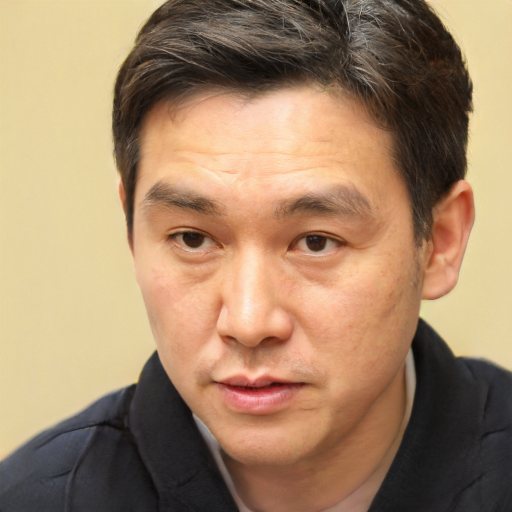
#> input picture data/datasets/tmp/non-smile/1123.png, 1024 x 1024 px, given in place of the camera (shown at 1/2 size)
$ python face_detect.py
#> lines starting #> are read from the running program, lines starting #| are printed output that depends on the picture; after the words box and inside, x2 and y2 are one past the last pixel; in counts of white or black regions, pixels touching at a corner belong together
import cv2
import numpy as np

video = cv2.VideoCapture(0)
facedetect = cv2.CascadeClassifier('data/face/haarcascade_frontalface_default.xml')

faces_data = []
i = 0

while True:
    ret, frame = video.read()
#> frame is the input picture: shape (1024, 1024, 3); mean B, G, R 104.5, 134, 163.7
    gray = cv2.cvtColor(frame, cv2.COLOR_BGR2GRAY)
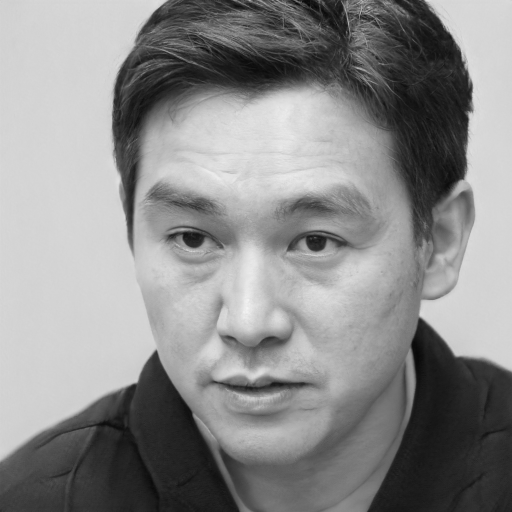
#> gray: shape (1024, 1024) (shown at 1/2 size); min 1, max 245, mean 139.5
    faces = facedetect.detectMultiScale(gray, 1.3, 5)
#> faces = [[171, 198, 714, 714]]
    for (x, y, w, h) in faces:
        crop_img = frame[y:y+h, x:x+w, :]
        resized_img = cv2.resize(crop_img, (50, 50))
        if len(faces_data) <= 100 and i % 10 == 0:
            faces_data.append(resized_img)
        i = i + 1
        cv2.putText(frame, str(len(faces_data)), (50, 50), cv2.FONT_HERSHEY_COMPLEX, 1, (50, 50, 255), 1)
        cv2.rectangle(frame, (x, y), (x+w, y+h), (50, 50, 255), 1)
#> this loop made 1 pass
#> (x, y, w, h, i) on pass 1: (171, 198, 714, 714, 1)
#> pass 1, `crop_img = frame[y:y+h, x:x+w, :]`:
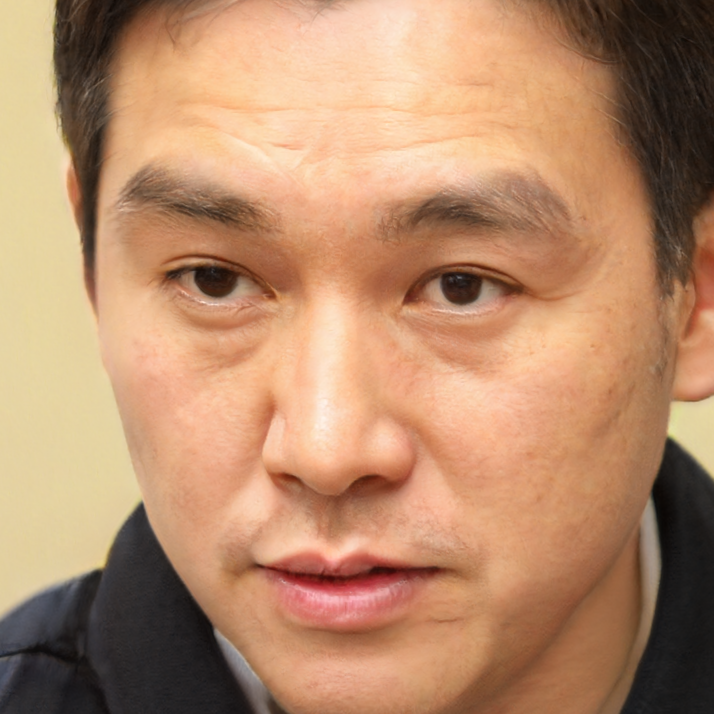
#> crop_img: shape (714, 714, 3); mean B, G, R 107.4, 139.5, 183.2
#> pass 1, `resized_img = cv2.resize(crop_img, (50, 50))`:
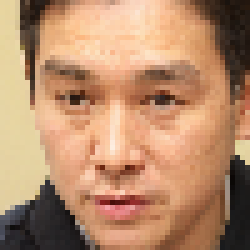
#> resized_img: shape (50, 50, 3) (shown 5 times larger); mean B, G, R 107.3, 139.5, 183.2
#> after the loop:
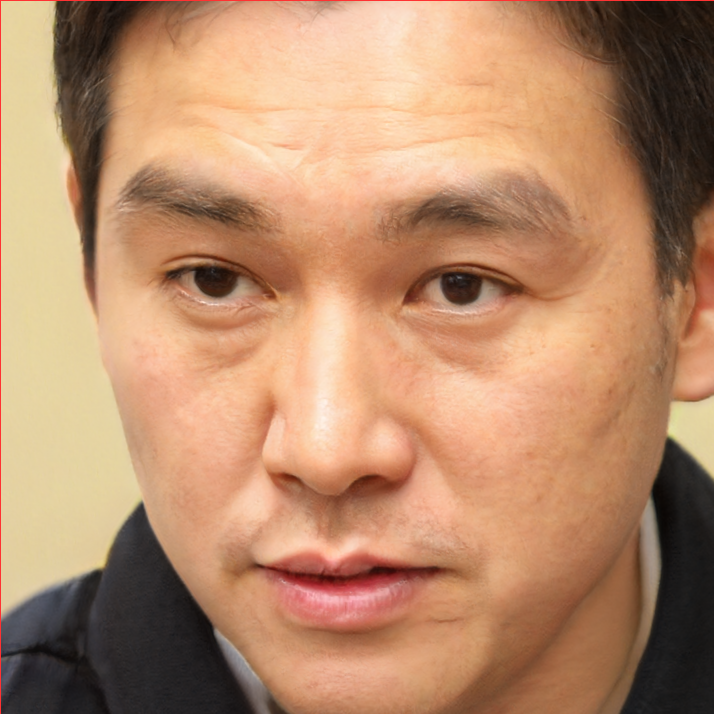
#> crop_img: shape (714, 714, 3); 0.28% of pixels changed, all inside (x1, y1, x2, y2) = (0, 0, 714, 714)
#> after the loop:
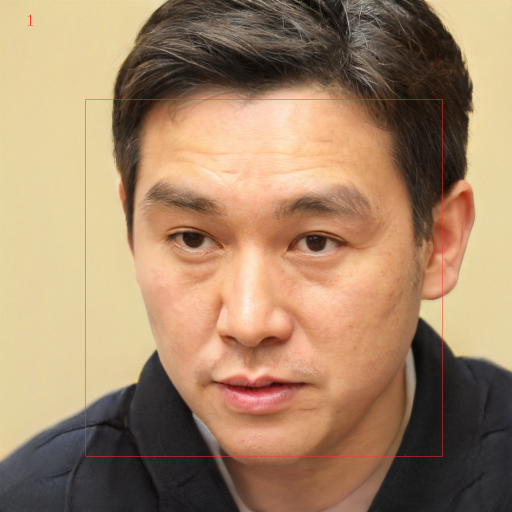
#> frame: shape (1024, 1024, 3) (shown at 1/2 size); 0.28% of pixels changed, all inside (x1, y1, x2, y2) = (56, 29, 886, 913)
#> after the loop, faces_data = 1 item; i = 1
    cv2.imshow("Frame", frame)
    k = cv2.waitKey(1)
#> (key q is pressed here)
    if k == ord('q'):
        break

video.release()
cv2.destroyAllWindows()

$ run again, on data/datasets/tmp/non-smile/1370.png
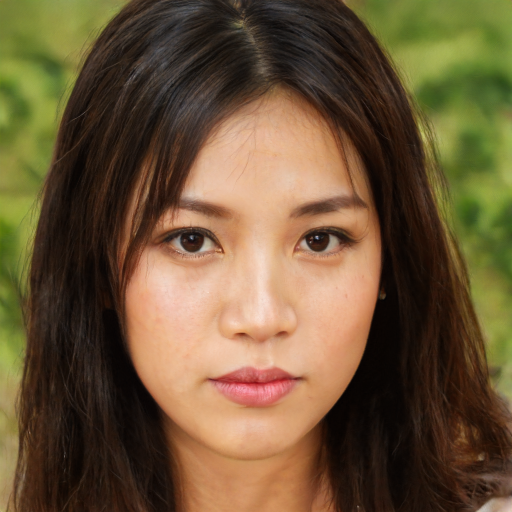
#> input picture data/datasets/tmp/non-smile/1370.png, 1024 x 1024 px, given in place of the camera (shown at 1/2 size)
#> frame is the input picture: shape (1024, 1024, 3); mean B, G, R 55.7, 86.1, 107.8
#> faces = [[208, 253, 624, 624]]
#> the loop `for (x, y, w, h) in faces:` made 1 pass
#> (x, y, w, h, i) on pass 1: (208, 253, 624, 624, 1)
#> after the loop `for (x, y, w, h) in faces:`:
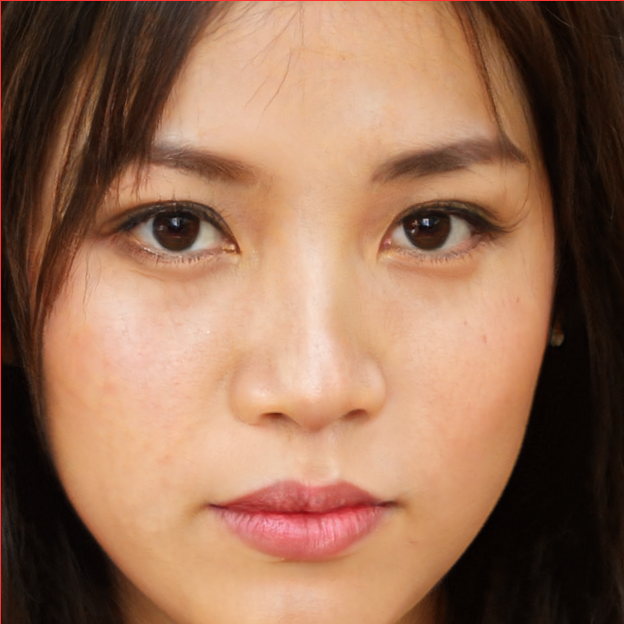
#> crop_img: shape (624, 624, 3); mean B, G, R 85.8, 110.4, 151.1
#> after the loop `for (x, y, w, h) in faces:`:
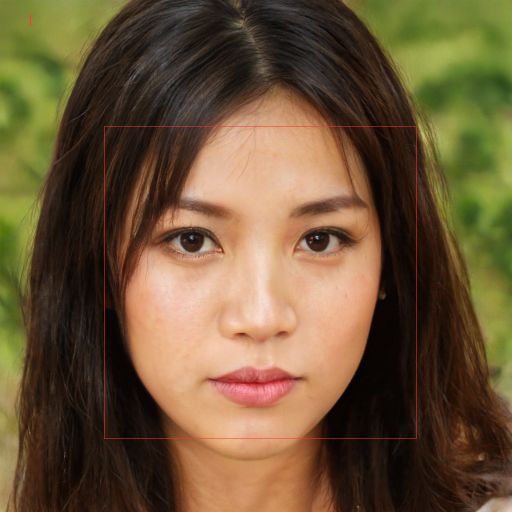
#> frame: shape (1024, 1024, 3) (shown at 1/2 size); 0.24% of pixels changed, all inside (x1, y1, x2, y2) = (56, 29, 833, 878)
#> after the loop `for (x, y, w, h) in faces:`: faces_data = 1 item; i = 1

$ run again, on data/datasets/tmp/non-smile/1447.png
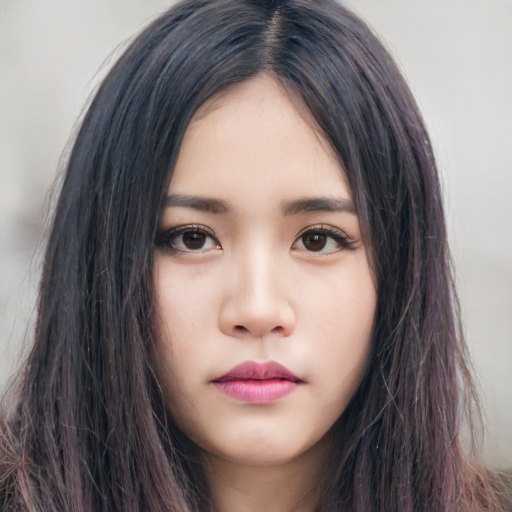
#> input picture data/datasets/tmp/non-smile/1447.png, 1024 x 1024 px, given in place of the camera (shown at 1/2 size)
#> frame is the input picture: shape (1024, 1024, 3); mean B, G, R 122.2, 123.6, 135.4
#> faces = [[214, 250, 623, 623]]
#> the loop `for (x, y, w, h) in faces:` made 1 pass
#> (x, y, w, h, i) on pass 1: (214, 250, 623, 623, 1)
#> after the loop `for (x, y, w, h) in faces:`:
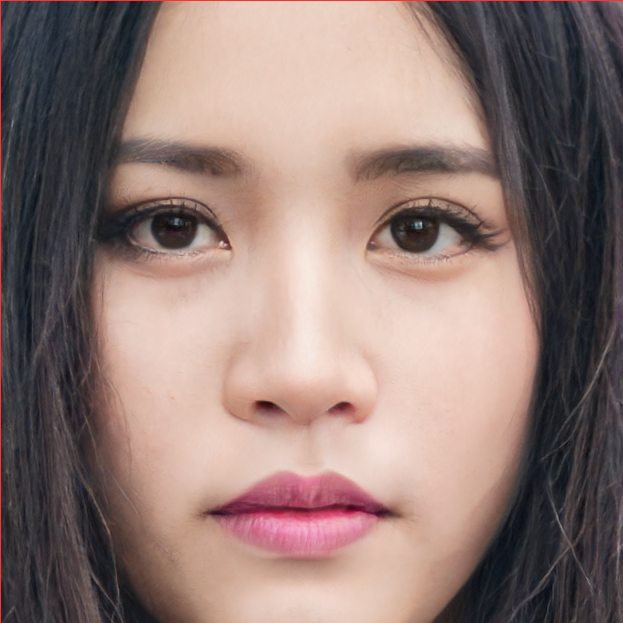
#> crop_img: shape (623, 623, 3); mean B, G, R 116.7, 122.1, 144.8
#> after the loop `for (x, y, w, h) in faces:`:
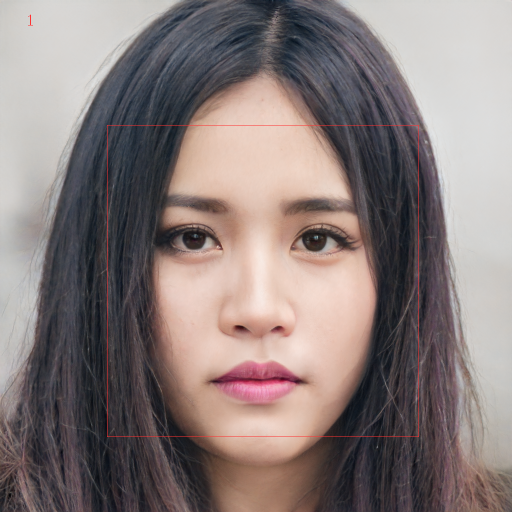
#> frame: shape (1024, 1024, 3) (shown at 1/2 size); 0.24% of pixels changed, all inside (x1, y1, x2, y2) = (56, 29, 838, 874)
#> after the loop `for (x, y, w, h) in faces:`: faces_data = 1 item; i = 1

$ run again, on data/datasets/tmp/non-smile/1674.png
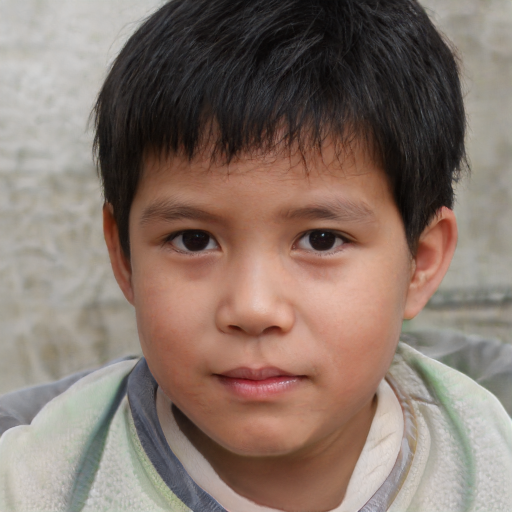
#> input picture data/datasets/tmp/non-smile/1674.png, 1024 x 1024 px, given in place of the camera (shown at 1/2 size)
#> frame is the input picture: shape (1024, 1024, 3); mean B, G, R 107.3, 117.1, 135.1
#> faces = [[178, 226, 676, 676]]
#> the loop `for (x, y, w, h) in faces:` made 1 pass
#> (x, y, w, h, i) on pass 1: (178, 226, 676, 676, 1)
#> after the loop `for (x, y, w, h) in faces:`:
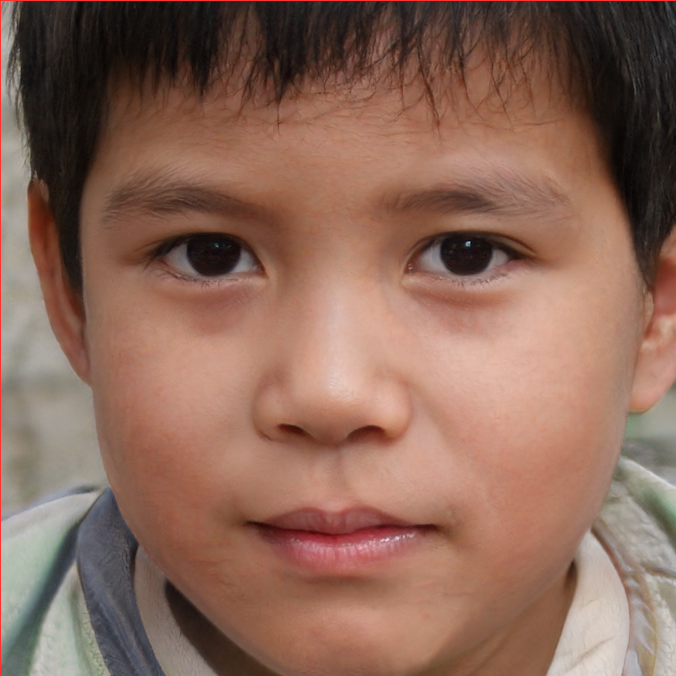
#> crop_img: shape (676, 676, 3); mean B, G, R 89.2, 104.1, 139.4
#> after the loop `for (x, y, w, h) in faces:`:
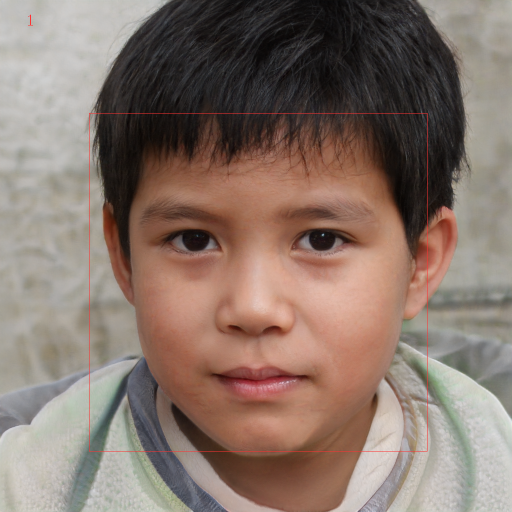
#> frame: shape (1024, 1024, 3) (shown at 1/2 size); 0.26% of pixels changed, all inside (x1, y1, x2, y2) = (56, 29, 855, 903)
#> after the loop `for (x, y, w, h) in faces:`: faces_data = 1 item; i = 1
